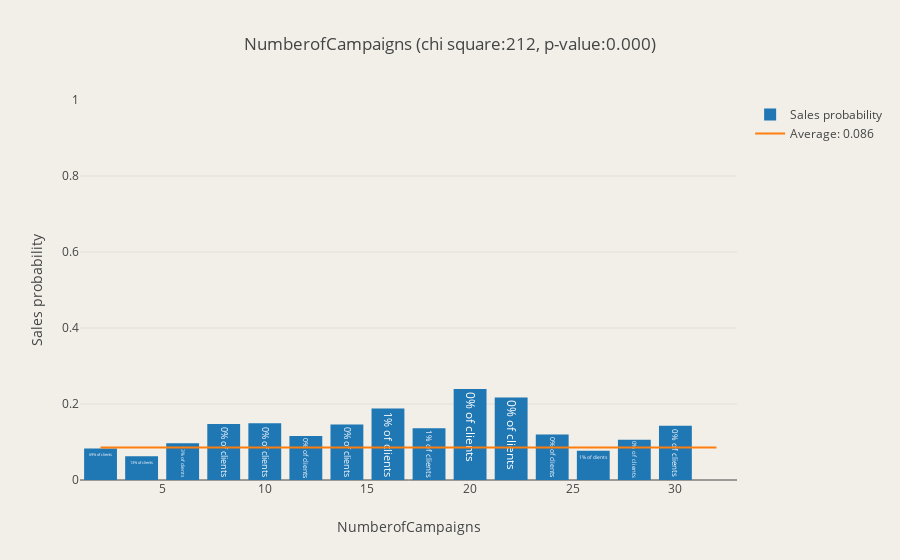

The notebook cell saved with this chart:
### Markdown cell above
### Number of Campaigns ###

Number of times the client has been called

### Code cell
chi, pval, fig = analyze_feature('NumberofCampaigns', db1, categorical=False)
scores['NumberofCampaigns'] = (chi, pval)
iplot(fig)

### Figure 1 — Plotly figure (JSON) as saved in the notebook; plotly's stock layout.template omitted (floating-point values rounded to 4 significant figures)
{"data": [{"error_y": {"array": [0.2754, 0.2425, 0.296, 0.3568, 0.359, 0.3225, 0.3556, 0.3922, 0.3442, 0.4291, 0.4147, 0.3266, 0.2678, 0.3103, 0.355, 0], "type": "data", "visible": false}, "name": "Sales probability", "text": ["69% of clients", "13% of clients", "13% of clients", "0% of clients", "0% of clients", "0% of clients", "0% of clients", "1% of clients", "1% of clients", "0% of clients", "0% of clients", "0% of clients", "1% of clients", "0% of clients", "0% of clients", "0% of clients"], "type": "bar", "x": [2, 4, 6, 8, 10, 12, 14, 16, 18, 20, 22, 24, 26, 28, 30, 32], "y": [0.08268, 0.06272, 0.097, 0.1471, 0.1493, 0.1159, 0.1463, 0.188, 0.1364, 0.2396, 0.2174, 0.12, 0.07692, 0.1061, 0.1429, 0]}, {"mode": "lines", "name": "Average: 0.086", "type": "scatter", "x": [2, 32], "y": [0.08575, 0.08575]}], "layout": {"barmode": "group", "paper_bgcolor": "rgb(241,239,232)", "plot_bgcolor": "rgb(241,239,232)", "title": "NumberofCampaigns (chi square:212, p-value:0.000)", "xaxis": {"title": "NumberofCampaigns"}, "yaxis": {"range": [0, 1], "title": "Sales probability"}}}
